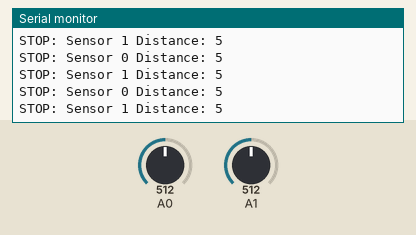
Recording of a sketch running on a simulated Arduino Uno, built with avr-gcc and run on an emulated ATmega328P. On the bench: the last lines printed to the serial monitor. The test bench sets the inputs (shaded band); at power-on: A0 = 512, A1 = 512.

Above: at 1.2 s.
1.3 s: A0 set to 716
At 1.82 s:
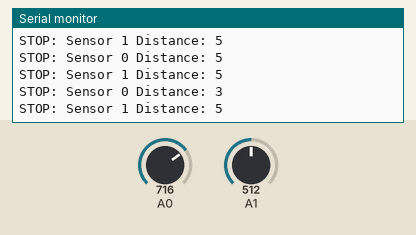
2.8 s: A1 set to 716
At 3.33 s:
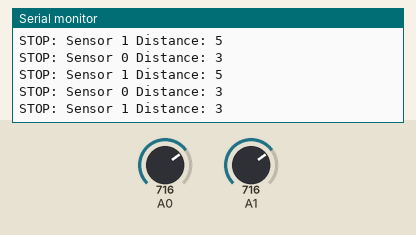
4.3 s: A0 set to 900
At 4.33 s:
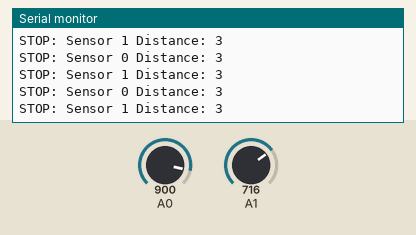
5.8 s: A1 set to 900
At 5.84 s:
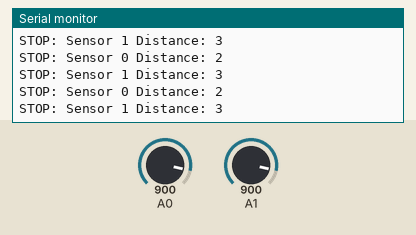
Timing chart, 0 to 8.3 s (numbered marks = the images above; inputs shaded):
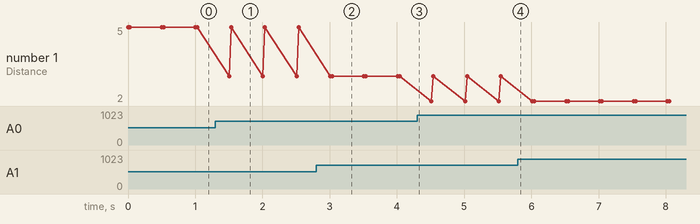

The sketch:

emergencyStop.ino
```cpp
#include <Arduino.h>
#include "IRSensor.h"


const int numSensors = 2; // number of sensors
const int safeDist0 = 10; // cm
const int safeDist1 = 15; // cm

IRSensor sensors[numSensors] = {
    IRSensor(A0, safeDist0),
    IRSensor(A1, safeDist1)
};


void setup() {
    Serial.begin(9600);
    for (int i = 0; i < numSensors; i++) {
        sensors[i].begin();
    }
}

void loop() {
    for (int i = 0; i < numSensors; i++) {
        if (sensors[i].isBelowSafeDist()) {
            // Send data
            Serial.print("STOP: Sensor ");
            Serial.print(i);
            Serial.print(" Distance: ");
            Serial.println(sensors[i].getDistance());
        }
    }
    delay(500);
}
```

Measured:
- after the input at 1.3 s, the serial monitor: prints a new line after 0.20 s (image 1)
- after the input at 2.8 s, the serial monitor: prints a new line after 0.24 s (image 2)
